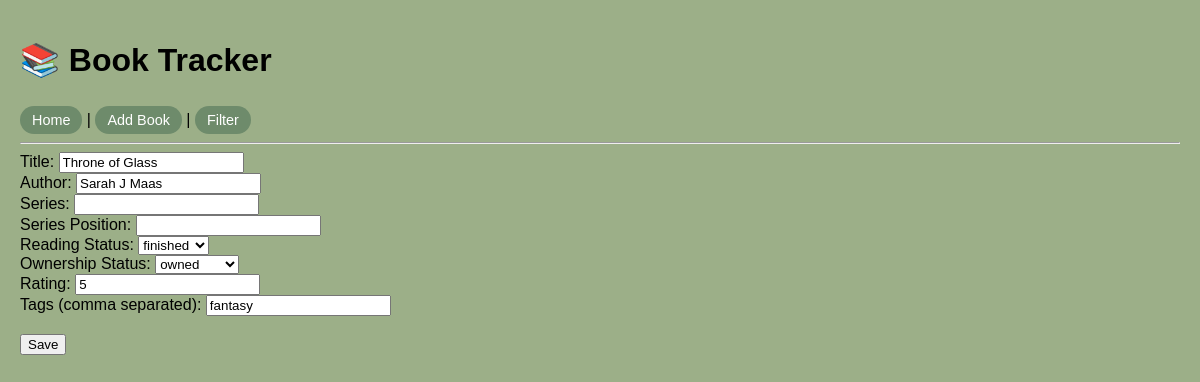
Page /edit/2 on the committed database.
### tables this page shows
CREATE TABLE books (
                    id INTEGER PRIMARY KEY AUTOINCREMENT,
                    title TEXT NOT NULL,
                    author TEXT NOT NULL,
                    reading_status TEXT,
                    ownership_status TEXT,
                    rating INTEGER,
                    series_name TEXT,
                    series_position INTEGER
                );

CREATE TABLE tags (
                    id INTEGER PRIMARY KEY AUTOINCREMENT,
                    book_id INTEGER,
                    name TEXT,
                    FOREIGN KEY(book_id) REFERENCES books(id)
                );

### app.py (the view, shortened to what this page needs)
@app.route("/edit/<int:book_id>", methods=["GET", "POST"])
def edit_book(book_id):
    books = service.list_books()
    book = next((b for b in books if b.id == book_id), None)
    if not book:
        return redirect(url_for("index"))
    return render_template("add_edit.html", book=book)

### booklist/services/library_service.py (called while the page is built)
    def list_books(self):
        return self.repo.get_all()

### templates/add_edit.html
{% extends "base.html" %}
{% block content %}
<form method="post">
    Title: <input name="title" value="{{ book.title if book else '' }}"><br>
    Author: <input name="author" value="{{ book.author if book else '' }}"><br>
    Series: <input name="series_name" value"{{ book.series_name if book else '' }}"><br>
    Series Position: <input name="series_position" value"{{ book.series_position if book else '' }}"><br>
    Reading Status:
    <select name="reading_status">
        {% for status in ['not read','reading','finished','dnf'] %}
            <option value="{{ status }}"
                {% if book and book.reading_status.value == status %}selected{% endif %}>
                {{ status }}
            </option>
        {% endfor %}
    </select><br>
    Ownership Status:
    <select name="ownership_status">
        {% for status in ['owned','not owned','want'] %}
            <option value="{{ status }}"
                {% if book and book.ownership_status.value == status %}selected{% endif %}>
                {{ status }}
            </option>
        {% endfor %}
    </select><br>
    Rating: <input name="rating" value="{{ book.rating if book else '' }}"><br>
    Tags (comma separated):
    <input name="tags"
        value="{% if book %}{% for t in book.tags %}{{ t.name }}{% if not loop.last %}, {% endif %}{% endfor %}{% endif %}">
    <br><br>
    <button type="submit">Save</button>
</form>
{% endblock %}

### static/style.css (style rules this page uses)
body { background-color: #9CAF88; font-family: Arial, Helvetica, sans-serif; margin: 0; padding: 20px; }

### rows in the picture
books: title "Throne of Glass", author "Sarah J Maas", reading_status "finished", ownership_status "owned", rating "5"
tags: tags "fantasy"
